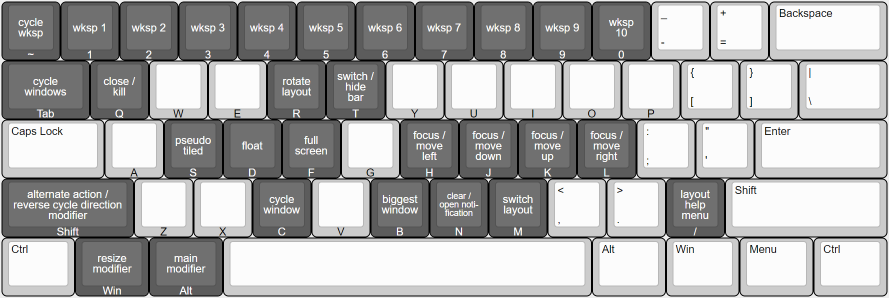
#> input picture repo_resources/key_layouts/images/bspwm.png, 1777 x 595 px (shown at 1/2 size)
$ python wallpaper-placement.py ../../../../repo_resources/key_layouts/images/bspwm.png   (older library calls are emulated)
#> lines starting #> are read from the running program, lines starting #| are printed output that depends on the picture
#!/usr/bin/env -S uv run --script
# /// script
# requires-python = ">=3.9"
# dependencies = ["opencv-python-headless", "numpy"]
# ///

import argparse
import json
import os
import sys

os.environ["OPENCV_LOG_LEVEL"] = "SILENT"
import cv2
import numpy as np


def center_crop(img, target_w, target_h):
    h, w = img.shape[:2]
    if w == target_w and h == target_h:
        return img
    x1 = max(0, (w - target_w) // 2)
    y1 = max(0, (h - target_h) // 2)
    return img[y1 : y1 + target_h, x1 : x1 + target_w]


def find_least_busy_region(
    image_path,
    region_width=300,
    region_height=200,
    screen_width=None,
    screen_height=None,
    stride=10,
    screen_mode="fill",
    horizontal_padding=50,
    vertical_padding=50,
    busiest=False,
):
#> called with region_width = 300, region_height = 200, screen_width = 1920, screen_height = 1080, stride = 10, screen_mode = 'fill', horizontal_padding = 50, vertical_padding = 50
    img = cv2.imread(image_path, cv2.IMREAD_GRAYSCALE)
#> img: shape (595, 1777); min 0, max 255, mean 171.4
    if img is None:
        raise FileNotFoundError(f"Image not found: {image_path}")
    orig_h, orig_w = img.shape
#> orig_h = 595; orig_w = 1777

    if screen_width is not None and screen_height is not None:
        scale_w = screen_width / orig_w
#> scale_w = 1.08
        scale_h = screen_height / orig_h
#> scale_h = 1.82
        scale = (
            max(scale_w, scale_h) if screen_mode == "fill" else min(scale_w, scale_h)
        )
#> scale = 1.82
        new_w, new_h = int(orig_w * scale), int(orig_h * scale)
#> new_w = 3225; new_h = 1080
        img = cv2.resize(img, (new_w, new_h), interpolation=cv2.INTER_LANCZOS4)
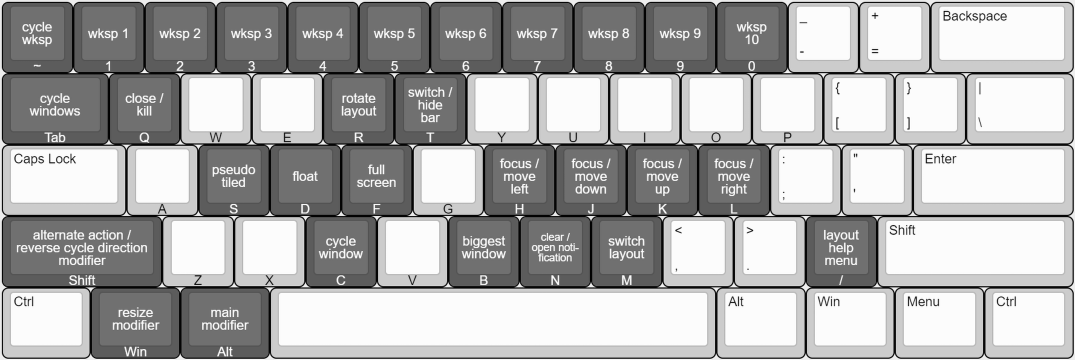
#> img: shape (1080, 3225) (shown at 1/3 size); min 0, max 255, mean 171.8
        img = center_crop(img, screen_width, screen_height)
#> in center_crop, `return img[y1 : y1 + target_h, x1 : x1 + target_w]`:
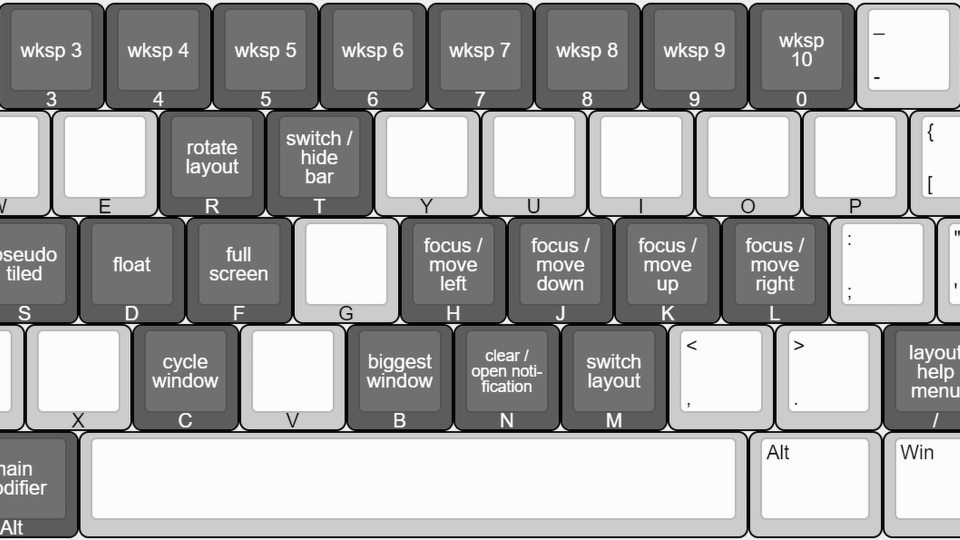
#> returned value: shape (1080, 1920) (shown at 1/2 size); min 0, max 255, mean 164.1

    arr = img.astype(np.float64)
    h, w = arr.shape
#> h = 1080; w = 1920
    stride = max(1, int(stride))

    horizontal_padding = max(0, min(horizontal_padding, (w - 1) // 2))
#> horizontal_padding = 50
    vertical_padding = max(0, min(vertical_padding, (h - 1) // 2))
#> vertical_padding = 50
    max_region_w = w - 2 * horizontal_padding
#> max_region_w = 1820
    max_region_h = h - 2 * vertical_padding
#> max_region_h = 980
    if max_region_w <= 0 or max_region_h <= 0:
        raise ValueError("Image too small for the specified padding.")

    region_width = min(region_width, max_region_w)
#> region_width = 300
    region_height = min(region_height, max_region_h)
#> region_height = 200

    integral = cv2.integral(arr, sdepth=cv2.CV_64F)[1:, 1:]
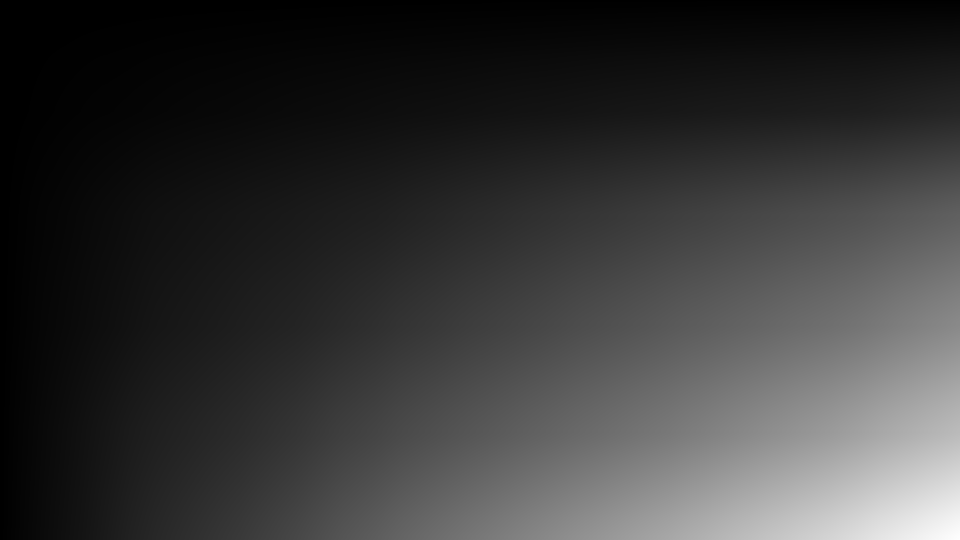
#> integral: shape (1080, 1920) float64 (shown at 1/2 size); min 238, max 340346430, mean 73906402.8; drawn with min black and max white
    integral_sq = cv2.integral(arr**2, sdepth=cv2.CV_64F)[1:, 1:]

    def region_sum(ii, x1, y1, x2, y2):
        total = ii[y2, x2]
        if x1 > 0:
            total -= ii[y2, x1 - 1]
        if y1 > 0:
            total -= ii[y1 - 1, x2]
        if x1 > 0 and y1 > 0:
            total += ii[y1 - 1, x1 - 1]
        return total

    min_var = None
    max_var = None
    min_coords = (horizontal_padding, vertical_padding)
    max_coords = (horizontal_padding, vertical_padding)

    area = region_width * region_height
    x_start = horizontal_padding
    y_start = vertical_padding
    x_end = w - region_width - horizontal_padding + 1
    y_end = h - region_height - vertical_padding + 1

    for y in range(y_start, max(y_start, y_end) + 1, stride):
        for x in range(x_start, max(x_start, x_end) + 1, stride):
            x2, y2 = x + region_width - 1, y + region_height - 1
            if x2 >= w or y2 >= h:
                continue
            s = region_sum(integral, x, y, x2, y2)
            s2 = region_sum(integral_sq, x, y, x2, y2)
            mean = s / area
            var = (s2 / area) - (mean**2)
            if min_var is None or var < min_var:
                min_var = var
                min_coords = (x, y)
            if max_var is None or var > max_var:
                max_var = var
                max_coords = (x, y)
#> this loop made 79 passes

    return max_coords if busiest else min_coords


def get_dominant_color(image_path, x, y, w, h):
#> called with x = 160, y = 440, w = 300, h = 200
    img = cv2.imread(image_path)
#> img is the input picture: shape (595, 1777, 3); mean B, G, R 171.3, 171.4, 171.4
    if img is None:
        return [128, 128, 128]
    region = img[y : y + h, x : x + w]
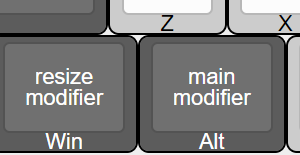
#> region: shape (155, 300, 3); mean B, G, R 123.2, 123.3, 123.3
    if region.size == 0:
        return [128, 128, 128]
    region = region.reshape((-1, 3))
    mean = np.mean(region, axis=0)
    return [int(x) for x in reversed(mean)]


def main():
    parser = argparse.ArgumentParser()
    parser.add_argument("image_path")
    parser.add_argument("--screen-width", type=int, default=1920)
    parser.add_argument("--screen-height", type=int, default=1080)
    parser.add_argument("--width", type=int, default=300, help="Widget width")
    parser.add_argument("--height", type=int, default=200, help="Widget height")
    parser.add_argument("--stride", type=int, default=10)
    parser.add_argument("--busiest", action="store_true")
    args = parser.parse_args()

    coords = find_least_busy_region(
        args.image_path,
        region_width=args.width,
        region_height=args.height,
        screen_width=args.screen_width,
        screen_height=args.screen_height,
        stride=args.stride,
        busiest=args.busiest,
    )

    center_x = coords[0] + args.width // 2
    center_y = coords[1] + args.height // 2
    dominant = get_dominant_color(
        args.image_path, coords[0], coords[1], args.width, args.height
    )

    print(
        json.dumps(
            {
                "center_x": center_x,
                "center_y": center_y,
                "dominant_color": dominant,
            }
        )
    )
#| {"center_x": 310, "center_y": 540, "dominant_color": [123, 123, 123]}


if __name__ == "__main__":
    main()

$ run again, on repo_resources/key_layouts/images/tiling.png
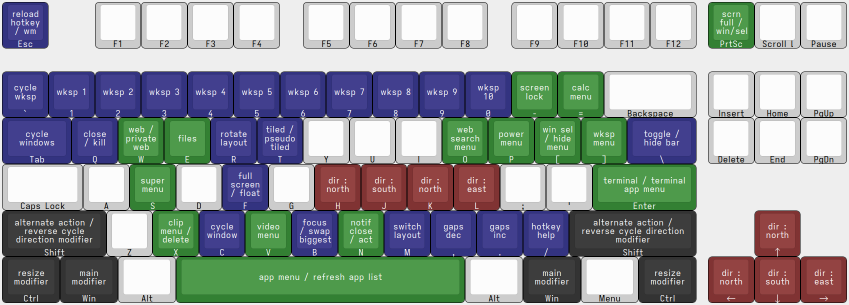
#> input picture repo_resources/key_layouts/images/tiling.png, 1698 x 610 px (shown at 1/2 size)
#> in find_least_busy_region, `integral = cv2.integral(arr, sdepth=cv2.CV_64F)[1:, 1:]`:
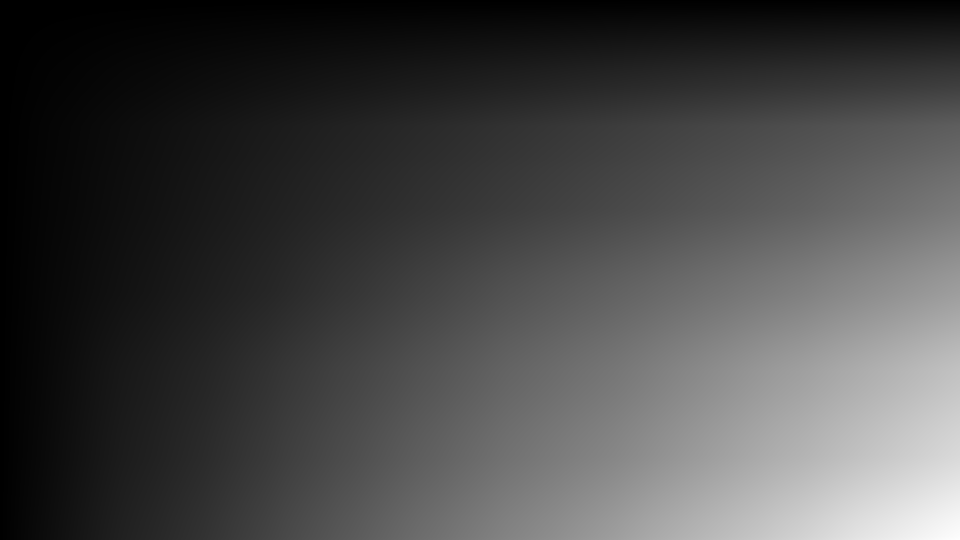
#> integral: shape (1080, 1920) float64 (shown at 1/2 size); min 238, max 298814319, mean 82590631.6; drawn with min black and max white
#> the loop in find_least_busy_region, `for y in range(y_start, max(y_start, y_end) + 1, stride):` made 79 passes
#> in get_dominant_color, img is the input picture: shape (610, 1698, 3); mean B, G, R 156.5, 154.7, 147.3
#> in get_dominant_color, `region = img[y : y + h, x : x + w]`:
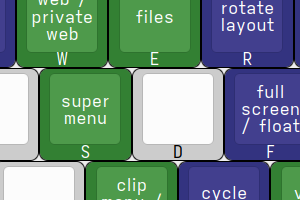
#> region: shape (200, 300, 3); mean B, G, R 131, 140.3, 110.7
#| {"center_x": 370, "center_y": 360, "dominant_color": [110, 140, 130]}
